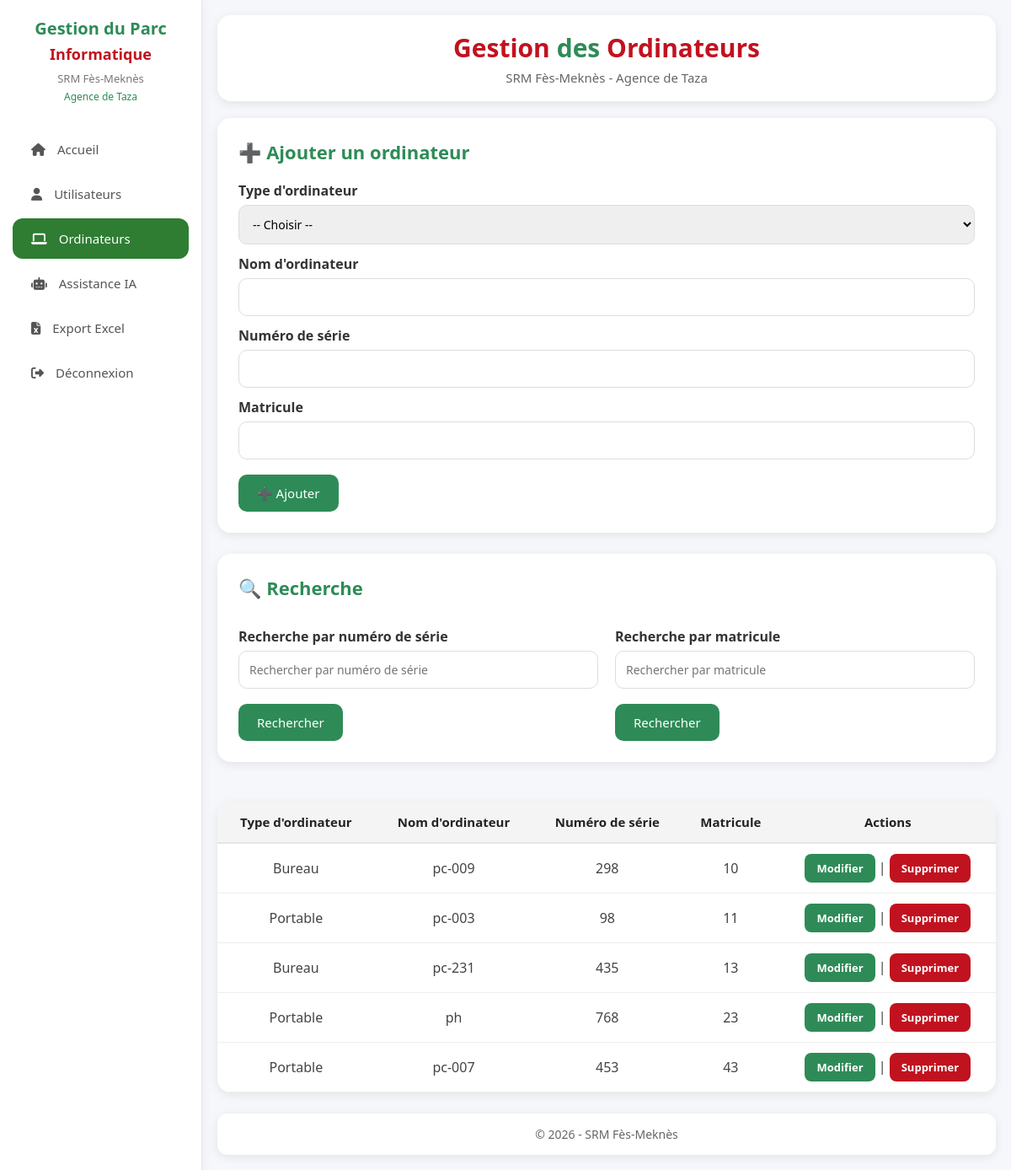
The page /ordinateur (signed in) on the database its author committed.
### tables this page shows
CREATE TABLE ordinateurs (
    id INTEGER PRIMARY KEY AUTOINCREMENT,
    type_ordinateur TEXT,
    nom_ordinateur TEXT,
    numero_serie TEXT,
    matricule TEXT
);

### app.py (the view, shortened to what this page needs)
@app.route("/ordinateur", methods=["GET", "POST"])
def ordinateur():
    if "user" not in session:
        return redirect("/")
    recherche_numero = request.args.get("recherche_numero", "")
    recherche_matricule = request.args.get("recherche_matricule", "")
    conn = sqlite3.connect("parc.db")
    cursor = conn.cursor()
    if recherche_numero:
        cursor.execute("""
        SELECT * FROM ordinateurs
        WHERE numero_serie LIKE ?
        ORDER BY CAST(matricule AS INTEGER) ASC
    """, ('%' + recherche_numero + '%',))
    elif recherche_matricule:
        cursor.execute("""
        SELECT * FROM ordinateurs
        WHERE matricule LIKE ?
        ORDER BY CAST(matricule AS INTEGER) ASC
    """, ('%' + recherche_matricule + '%',))
    else:
        cursor.execute("""
        SELECT * FROM ordinateurs
        ORDER BY CAST(matricule AS INTEGER) ASC
    """)
    ordinateurs_liste = cursor.fetchall()
    conn.close()
    return render_template(
        "ordinateur.html",
        ordinateurs=ordinateurs_liste
    )

### templates/ordinateur.html (shortened to what this page needs)
<!DOCTYPE html>
<html lang="fr">
<head>
</head>
<link rel="stylesheet"
href="https://cdnjs.cloudflare.com/ajax/libs/font-awesome/6.5.1/css/all.min.css">
<body>
    <div class="layout">
<div class="sidebar">
    <div class="logo">
    <h2>Gestion du Parc</h2>
    <h3>Informatique</h3>
    <p>SRM Fès-Meknès</p>
    <p style="margin-top:4px;font-size:12px;color:#2E8B57;">
    Agence de Taza
    </p>
</div>
    <a href="/accueil">
    <i class="fa-solid fa-house"></i> Accueil
</a>
<a href="/utilisateurs">
    <i class="fa-solid fa-user"></i> Utilisateurs
</a>
<a href="/ordinateur" class="active">
    <i class="fa-solid fa-laptop"></i> Ordinateurs
</a>
<a href="/assistance">
    <i class="fa-solid fa-robot"></i> Assistance IA
</a>
<a href="/export_excel">
    <i class="fa-solid fa-file-excel"></i> Export Excel
</a>
<a href="/logout">
    <i class="fa-solid fa-right-from-bracket"></i> Déconnexion
</a>
</div>
<div class="content">
<header>
     <h1>
    <span style="color:#C1121F;">Gestion</span>
    <span style="color:#2E8B57;">des</span>
    <span style="color:#C1121F;">Ordinateurs</span>
</h1>
<p>SRM Fès-Meknès - Agence de Taza</p>
</header>
<div class="container">
<div class="formulaire">
<form method="POST">
<h2>➕ Ajouter un ordinateur</h2>
<label>Type d'ordinateur</label>
<select name="type_ordinateur" required>
    <option value="">-- Choisir --</option>
</select>
<label>Nom d'ordinateur</label>
<input type="text" name="nom_ordinateur" required>
<label>Numéro de série</label>
<input type="text" name="numero_serie" required>
<label>Matricule</label>
<input type="text" name="matricule" required>
<div class="boutons">
<button type="submit">
➕ Ajouter
</button>
</div>
</form>
</div>
<div class="formulaire">
    <h2>🔍 Recherche</h2>
    <div style="display:flex; gap:20px;">
        <div style="flex:1;">
            <form method="GET">
                <label>Recherche par numéro de série</label>
                <input
                    type="text"
                    name="recherche_numero"
                    placeholder="Rechercher par numéro de série">
                <button type="submit">
                    Rechercher
                </button>
            </form>
        </div>
        <div style="flex:1;">
            <form method="GET">
                <label>Recherche par matricule</label>
                <input
                    type="text"
                    name="recherche_matricule"
                    placeholder="Rechercher par matricule">
                <button type="submit">
                    Rechercher
                </button>
            </form>
        </div>
    </div>
</div>
<br>
<table>
<tr>
    <th>Type d'ordinateur</th>
    <th>Nom d'ordinateur</th>
    <th>Numéro de série</th>
    <th>Matricule</th>
    <th>Actions</th>
</tr>
{% for o in ordinateurs %}
<tr>
    <td>{{ o[1] }}</td>
    <td>{{ o[2] }}</td>
    <td>{{ o[3] }}</td>
    <td>{{ o[4] }}</td>
    <td>
        <a class="action-btn modifier"
           href="/modifier_ordinateur/{{ o[0] }}">
            Modifier
        </a>
        |
        <a class="action-btn supprimer"
           href="/supprimer_ordinateur/{{ o[0] }}"
           onclick="return confirm('Êtes-vous sûr de vouloir supprimer cet ordinateur ?')">
             Supprimer
        </a>
    </td>
</tr>
{% endfor %}
</table>
</div>
<footer>
    © 2026 - SRM Fès-Meknès
</footer>
</body>
</html>

### templates/ordinateur.html (style rules this page uses)
* { margin:0; padding:0; box-sizing:border-box; font-family:'Segoe UI',sans-serif; }
body { background:#f5f7fa; }
.layout { display:flex; min-height:100vh; }
.sidebar { width:240px; background:#ffffff; border-right:1px solid #e6e6e6; box-shadow:0 3px 15px rgba(0,0,0,.05); padding:20px 0; }
.sidebar .logo { text-align:center; margin-bottom:25px; }
.sidebar h2 { color:white; font-size:20px; margin-bottom:5px; }
.sidebar h3 { color:white; font-size:17px; margin-bottom:8px; }
.sidebar p { color:#dcdcdc; font-size:13px; }
.sidebar a { display:flex; align-items:center; gap:14px; text-decoration:none; color:#555; padding:14px 22px; margin:5px 15px; border-radius:12px; font-size:15px; font-weight:500; transition:.3s; }
.sidebar a.active { background:#2e7d32; color:#ffffff; }
.sidebar .logo { text-align:center; margin-bottom:30px; }
.sidebar .logo h2 { color:#2E8B57; font-size:20px; font-weight:700; }
.sidebar .logo h3 { color:#C1121F; font-size:18px; font-weight:700; }
.sidebar .logo p { color:#777; font-size:13px; margin-top:5px; }
.content { flex:1; padding:18px; }
header { background:#ffffff; border-radius:16px; padding:18px 25px; box-shadow:0 3px 12px rgba(0,0,0,.08); margin-bottom:20px; }
header h1 { font-size:30px; font-weight:700; text-align:center; margin-bottom:5px; color:#222; }
header p { text-align:center; color:#666; font-size:15px; }
.container { width:100%; }
.formulaire { background:#ffffff; border-radius:16px; padding:25px; box-shadow:0 3px 12px rgba(0,0,0,.08); margin-bottom:25px; }
.formulaire h2 { color:#2E8B57; font-size:22px; margin-bottom:20px; }
label { display:block; margin:12px 0 6px; font-weight:600; color:#333; }
input, select { width:100%; padding:12px; border:1px solid #ddd; border-radius:10px; font-size:14px; transition:.3s; }
button { background:#2E8B57; color:white; border:none; padding:12px 22px; border-radius:10px; cursor:pointer; font-size:15px; margin-top:18px; transition:.3s; }
table { width:100%; border-collapse:collapse; background:#ffffff; border-radius:16px; overflow:hidden; box-shadow:0 3px 12px rgba(0,0,0,.08); }
th { background:#f4f4f4; color:#222; padding:14px; font-size:15px; font-weight:600; border-bottom:2px solid #e5e5e5; }
td { padding:12px; text-align:center; color:#444; border-bottom:1px solid #eeeeee; }
.action-btn { display:inline-block; text-decoration:none; color:white; padding:8px 14px; border-radius:8px; font-size:13px; font-weight:600; transition:.3s; }
.modifier { background:#2E8B57; }
.supprimer { background:#C1121F; }
footer { margin-top:25px; background:#ffffff; color:#666; text-align:center; padding:15px; border-radius:12px; box-shadow:0 3px 12px rgba(0,0,0,.08); font-size:14px; }

### rows shown on the page
ordinateurs: type_ordinateur "Bureau", nom_ordinateur "pc-009", numero_serie "298", matricule "10"
ordinateurs: type_ordinateur "Portable", nom_ordinateur "pc-003", numero_serie "98", matricule "11"
ordinateurs: type_ordinateur "Bureau", nom_ordinateur "pc-231", numero_serie "435", matricule "13"
ordinateurs: type_ordinateur "Portable", nom_ordinateur "ph", numero_serie "768", matricule "23"
ordinateurs: type_ordinateur "Portable", nom_ordinateur "pc-007", numero_serie "453", matricule "43"
